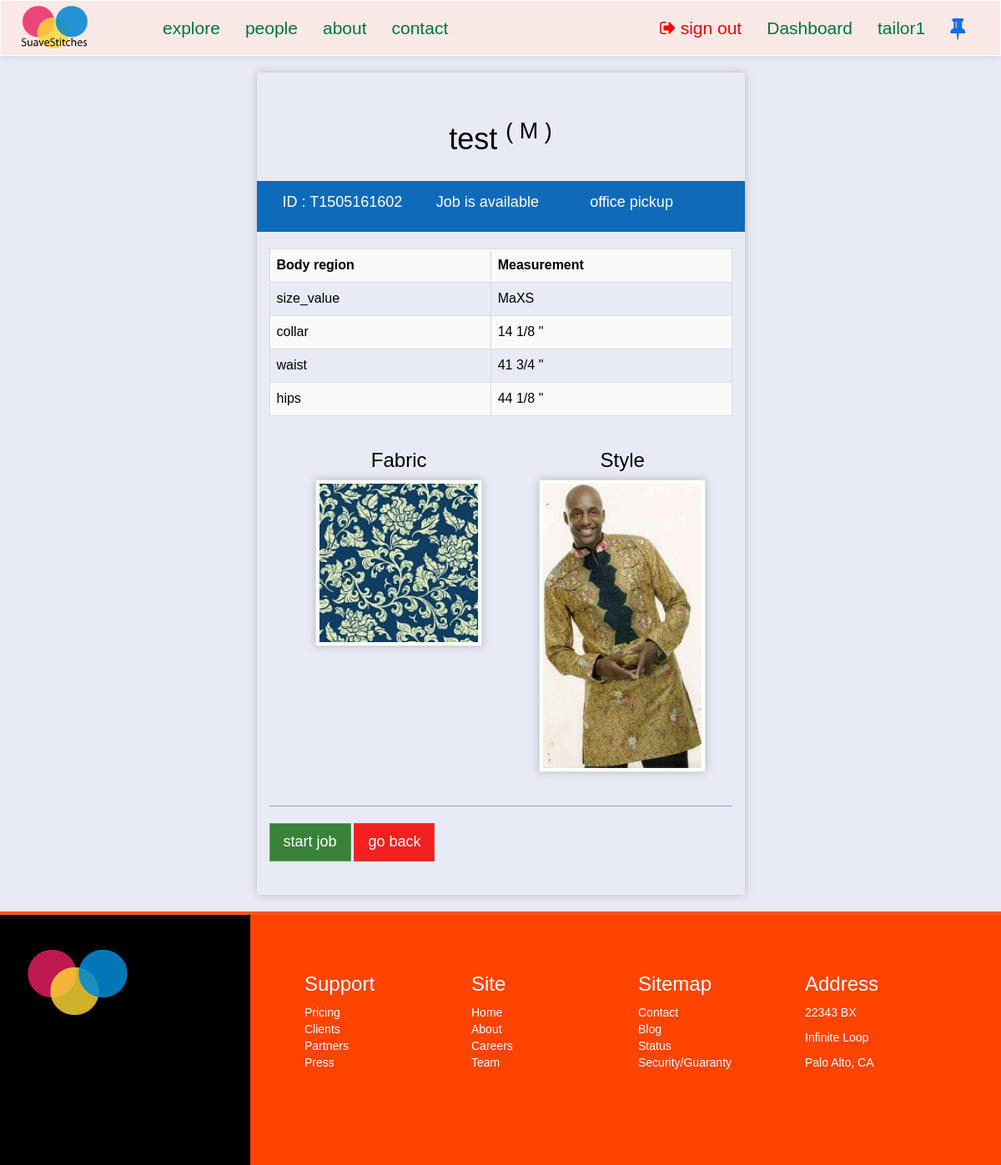
Page /suave/tailor/view/order/T1505161602 (signed in) on the committed database.
### suave/models.py (models this page shows, shortened)
class Order(models.Model):
	client = models.ForeignKey(Client, null=True)
	sizetable = models.ForeignKey(SizeTable, null=True)
	tailor = models.ForeignKey(Tailor, null=True)
	fabric = models.CharField(max_length=50, null=True)
	style = models.CharField(max_length=100, null=True)
	main_order_id = models.CharField(max_length=15, null=True)
	details = models.CharField(max_length=250, null=True) #*
	delivery_option = models.CharField(max_length=100, null=True)
	service_option = models.CharField(max_length=100, null=True)
	sex = models.CharField(max_length=2, default=' ')
	status = models.CharField(max_length=20, default='OPEN') #*
	cost = models.IntegerField(default=0000)
	date = models.DateField(auto_now_add=True)
	soft_delete = models.BooleanField(default=False)

class Client(models.Model):
	FEMALE = 'F'
	MALE = 'M'
	SEX_CHOICE = (
		(FEMALE, 'F'),
		(MALE, 'M'),
	)
	user = models.OneToOneField(User)
	address = models.CharField(max_length=200, null=True)
	preference = models.CharField(max_length=40)
	sex = models.CharField(max_length=2, choices=SEX_CHOICE, default=" ")
	def __str__(self):
		return self.user.username

class SizeTable(models.Model):
	size_value = models.CharField(max_length=15)
	collar = models.CharField(max_length=10)
	waist = models.CharField(max_length=10)
	hips = models.CharField(max_length=10)

class Fabric(models.Model):
	name = models.CharField(max_length=100)
	cost = models.IntegerField(null=True)
	sex = models.CharField(max_length=2, null=True)
	pattern = models.CharField(max_length=150, null=True)
	image_url = models.CharField(max_length=150)
	description = models.CharField(max_length=200, null=True)

class Style(models.Model):
	name = models.CharField(max_length=50)
	sex = models.CharField(max_length=3)
	cost = models.IntegerField(default=000)
	pattern = models.CharField(max_length=150, null=True)
	image_url = models.CharField(max_length=150)
	description = models.CharField(max_length=200, null=True)

### suave/views.py (the view)
# urls.py: url(r'^tailor/view/order/(?P<main_order_id>[\w\-]+)$', views.tailor_order_details, name='tailor_order_details'),
@login_required
def tailor_order_details(request, main_order_id):
	try:
		order = Order.objects.get(main_order_id=main_order_id)
	except Exception, e:
		return HttpResponse('can\'t do that %s' %main_order_id)
	context = {}
	context['title'] = 'SuaveStitches || Order details'
	context['tailorPage'] = True
	context['order'] = order
	context['fabric'] = Fabric.objects.get(id=order.fabric)
	context['style'] = Style.objects.get(id=order.style)
	context['size'] = serializers.serialize("python", SizeTable.objects.filter(id=order.sizetable.id))
	return render(request, 'i/tailor/order_details.html', context)

### templates/i/tailor/order_details.html (shortened to what this page needs)
{% extends "i/layout/base.html" %}
{% block main_section %}
<div class="col-lg-6 col-lg-offset-3 tailor-order-details"><br>
	<h1 class="page-header">{{ order.client }} <sup>( {{ order.sex }} )</sup></h1>
	<div class="row alert" style="background:#0f6bba;color:#fff">
		<h4 class="col-xs-4">ID : {{ order.main_order_id }}</h4>
		{% if order.status == 'IN PROGRESS' %}
			<h4 class="col-xs-4 shake-element">Job in progress</h4>
		{% else %}
			<h4 class="col-xs-4 shake-element">Job is available</h4>
		{% endif %}
		<h4 class="col-xs-4">{{ order.delivery_option|lower }}</h4>
	</div>
		<table class="table table-striped table-hover table-bordered">
			<tr>
				<th>Body region</th>
				<th>Measurement</th>
			</tr>
{% for instance in size %}
	{% for field, value in instance.fields.items %}
		{% if value != None %}
			<tr>
				<td>{{ field }}</td>
				<td>{{ value }}</td>
			</tr>
		{% endif %}
	{% endfor %}
{% endfor %}
		</table>
		<div class="tailor-order-details-img">
			<div class="row">
				<div class="col-lg-5 col-lg-offset-1">
					<h3>Fabric</h3>
					<img src="/static/img/fabrics/{{ fabric.image_url }}" width="200" height="200" class="img-thumbnail">
				</div>
				<div class="col-lg-6">
					<h3>Style</h3>
					<img src="/static/img/styles/{{ style.image_url }}"   width="200" height="200" class="img-thumbnail">
				</div>
			</div>
		</div>
		<br>
		<div class="">
		<hr style="border-color:#90A4AE">
			{% if order.status != 'IN PROGRESS' %}
				<a href="{% url 'suave:tailor_start_order' order.main_order_id %}" class="btn btn-success btn-lg">start job</a>
			{% endif %}
		<a href="{% url 'suave:tailor_dashboard' %}" class="btn btn-danger btn-lg">go back</a>
		</div>
	<br><br>
</div>
{% endblock %}

### templates/i/layout/base.html (shortened to what this page needs)
<html>
	<head>
		{% load staticfiles %}
		<link rel="stylesheet" type="text/css" href="{% static 'css/style.css' %}">
		<link rel="stylesheet" type="text/css" href="{% static 'fonts/font-awesome/css/font-awesome.min.css' %}">
	</head>
	{% if tailorPage %}
	<body class="tailorPage-color">
	{% else %}
	<body>
	{% endif %}
	{% if tailorPage %}
		<nav class="navbar navbar-default" role="navigation" style="background:#FBE9E7">
	{% else %}
		<nav class="navbar navbar-default" role="navigation">
	{% endif %}
			<div class="container">
				<div class="row">
					<div class="navbar-header">
						<div id="header">
							<a class="navbar-brand" href="/suave">
								<img src="{% static 'img/my_logo_1.png' %}">
							</a>
						</div>
					</div>
					<div class="collapse navbar-collapse navbar-ex1-collapse">
						<ul class="nav navbar-nav navbar-left">
							<li class=""><a href style="background:#">explore</a></li>
							<li class=""><a href="{% url 'suave:tailor_home' %}">people</a></li>
							<li class=""><a >about</a></li>
							<li class=""><a >contact</a></li>
						</ul>
						<ul class="nav navbar-nav navbar-right">
							{% if user.is_authenticated %}
							<li><a href="{% url 'suave:signout' %}" style="color:#f00"><span class="fa fa-sign-out">&nbsp;</span>sign out</a></li>
								{% if user.tailor.rate %}
									<li><a href="{% url 'suave:tailor_dashboard' %}" class="">Dashboard</a></li>
								{% else %}
									<li><a href="{% url 'suave:client_dashboard' %}" class="">Dashboard</a></li>
								{% endif %}
							<li><a class="">{{user}}</a></li>
							{% else %}
							<li><a role="button" class="" data-toggle="modal" data-target=".bs-example-modal-sm">sign in</a></li>
							{% endif %}
							{% if tailorPage %}
								<li><a style="background:#;color:#126ee3"><span class="fa fa-thumb-tack fa-lg">&nbsp;</span>&nbsp;</a></li>
							{% endif %}
						</ul>
					</div>
				</div>
			</div>
		</nav>
		<div class="container">
			<div class="row">
					{% block main_section %}
					{% endblock %}
			</div>
		</div>
		<div class="footer">
			<div class="col-lg-3 footer-left">
			<br><br>
				<img src="{% static 'img/my_logo.png' %}">
			</div>
			<div class="col-lg-9 footer-right">
				<ul class="col-sm-3">
					<li><h3>Support</h3></li>
					<li>Pricing</li>
					<li>Clients</li>
					<li>Partners</li>
					<li>Press</li>
				</ul>
				<ul class="col-sm-3">
					<li><h3>Site</h3></li>
					<li>Home</li>
					<li>About</li>
					<li>Careers</li>
					<li>Team</li>
				</ul>
				<ul class="col-sm-3">
					<li><h3>Sitemap</h3></li>
					<li>Contact</li>
					<li>Blog</li>
					<li>Status</li>
					<li>Security/Guaranty</li>
				</ul>
				<div class="col-sm-3">
					<h3>Address</h3>
					<p>22343 BX</p>
					<p>Infinite Loop</p>
					<p>Palo Alto, CA</p>
				</div>
			</div>
		</div>
	</body>
</html>

### static/css/style.css (style rules this page uses)
a { text-decoration: none; }
#header img { width: 65%; }
.navbar { background-repeat: no-repeat; border-bottom: 1px solid #178ACC; box-shadow: 0px 1px 10px rgba(0, 0, 0, 0.1); border-radius: 0px; margin-bottom: 0px; }
.navbar-default { background: #fff; border-color: #fff; }
.navbar-default .navbar-brand, .navbar-default .navbar-brand:hover, .navbar-default .navbar-brand:focus, .navbar-default .navbar-nav > li > a { color: #007538; font-size: 1.5em; }
.navbar-default .navbar-nav > li > a { line-height: 35px; }
.footer { min-height: 300px; background: #f2f2f2; border-top: 4px #FF5722 solid; }
.footer-left { min-height: 300px; background: #1565C0; background: #000; }
.footer-right { padding: 50px; background: #FF5722; background: #f40; color: #fff; min-height: 300px; }
.footer-right li { list-style: none; }
.tailorPage-color { background: #ECEFF1; background: #E8EAF6; }
.tailor-order-details { box-shadow: 0px 0px 10px #bbb; margin-top: 20px; margin-bottom: 20px; }
.tailor-order-details-img { padding: 0 auto; text-align: center; }
.tailor-order-details-img img { box-shadow: 0px 0px 10px #bbb; }
img { max-width: 100%; }
#header { margin: -10px auto auto auto; }
*:not(span) { -webkit-border-radius: 0 !important; -moz-border-radius: 0 !important; -ms-border-radius: 0 !important; border-radius: 0 !important; }
li { list-style: none; }
.page-header { text-align: center; overflow: hidden; }
body { color: #000; font-family: weblysleek, arial; }

### rows in the picture
Order: client "test", sex "M", main_order_id "T1505161602", delivery_option "office pickup"
SizeTable: fields "MaXS" "14 1/8 \"" "41 3/4 \"" "44 1/8 \""
Fabric: image_url (picture)
Style: image_url (picture)

### other values in the picture
{{ user }} "tailor1"
{{ field }} "size_value" "collar" "waist" "hips"
